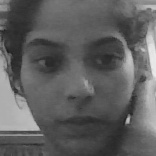
#> input picture dataset/Priya/1.jpg, 156 x 156 px, given in place of the camera
$ python face_data.py
#> lines starting #> are read from the running program, lines starting #| are printed output that depends on the picture; after the words box and inside, x2 and y2 are one past the last pixel; in counts of white or black regions, pixels touching at a corner belong together
import cv2
import numpy as np
cap= cv2.VideoCapture(0)
face_cascade= cv2.CascadeClassifier("haarcascade_frontalface_alt.xml")


skip=0
face_data=[]
dataset_path="./face_dataset/"
file_name= input("Enter the name of the person: ")
#> the answer given: dataset/Priya/1.jpg

while True:
    ret,frame=cap.read()
#> frame is the input picture: shape (156, 156, 3); min 29, max 235, mean 95.2

    grey_frame=cv2.cvtColor(frame,cv2.COLOR_BGR2GRAY)

    if ret==False:
        continue
    faces = face_cascade.detectMultiScale(grey_frame,1.3,5)
#> faces = [[16, 13, 125, 125]]
    if len(faces)==0:
        continue


    k=1

    faces =sorted(faces,key= lambda x:x[2]*x[3],reverse = True)

    skip +=1

    for face in faces[:1]:
        x,y,w,h= face

        offset=5
        face_offset=frame[y-offset:y+h+offset,x-offset:x+w+offset]
        face_selection=cv2.resize(face_offset,(100,100))

        if skip %10 ==0:
            face_data.append(face_selection)
            print(len(face_data))

        cv2.imshow(str(k), face_selection)
        k+=1

        cv2.rectangle(frame,(x,y),(x+w,y+h),(0,225,0),2)
#> this loop made 1 pass
#> (x, y, w, h, offset, k) on pass 1: (16, 13, 125, 125, 5, 2)
#> pass 1, `face_offset=frame[y-offset:y+h+offset,x-offset:x+w+offset]`:
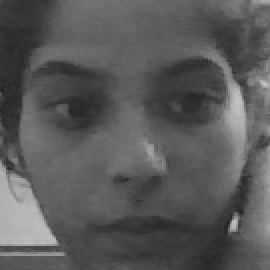
#> face_offset: shape (135, 135, 3) (shown 2 times larger); min 33, max 198, mean 89.3
#> after the loop:
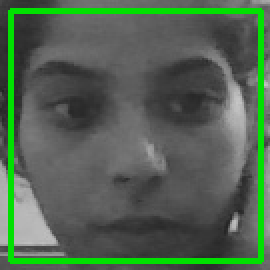
#> face_offset: shape (135, 135, 3) (shown 2 times larger); 8.21% of pixels changed, all inside (x1, y1, x2, y2) = (4, 4, 132, 132)
#> after the loop:
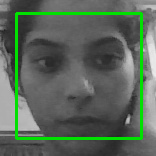
#> frame: shape (156, 156, 3); 6.15% of pixels changed, all inside (x1, y1, x2, y2) = (15, 12, 143, 140)
#> after the loop, face_data = []; k = 2

    cv2.imshow("faces",frame)

    key_pressed=cv2.waitKey(1) & 0xFF
#> (key q is pressed here)
    if key_pressed==ord('q'):
        break

face_data=np.array(face_data)
#> face_data = empty array
#> (the run stopped early here; a loop or call above may not have finished)

$ run again, on dataset/Priya/11.jpg
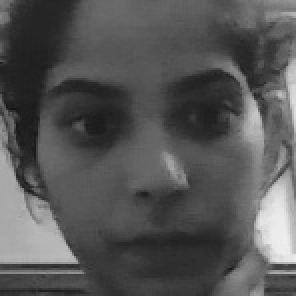
#> input picture dataset/Priya/11.jpg, 148 x 148 px, given in place of the camera (shown 2 times larger)
#> frame is the input picture: shape (148, 148, 3); min 18, max 239, mean 85.3
#> faces = [[15, 14, 125, 125]]
#> the loop `for face in faces[:1]:` made 1 pass
#> (x, y, w, h, offset, k) on pass 1: (15, 14, 125, 125, 5, 2)
#> after the loop `for face in faces[:1]:`:
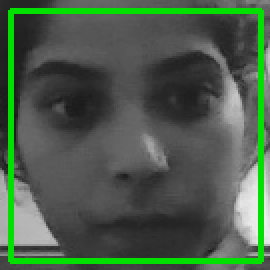
#> face_offset: shape (135, 135, 3) (shown 2 times larger); mean B, G, R 75.2, 93.7, 75.2
#> after the loop `for face in faces[:1]:`:
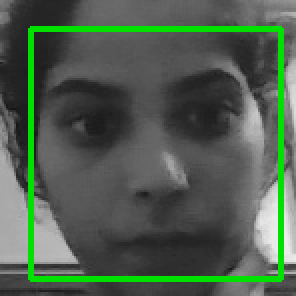
#> frame: shape (148, 148, 3) (shown 2 times larger); 6.83% of pixels changed, all inside (x1, y1, x2, y2) = (14, 13, 142, 141)
#> after the loop `for face in faces[:1]:`: face_data = []; k = 2
#> `face_data=np.array(face_data)`: face_data = empty array
